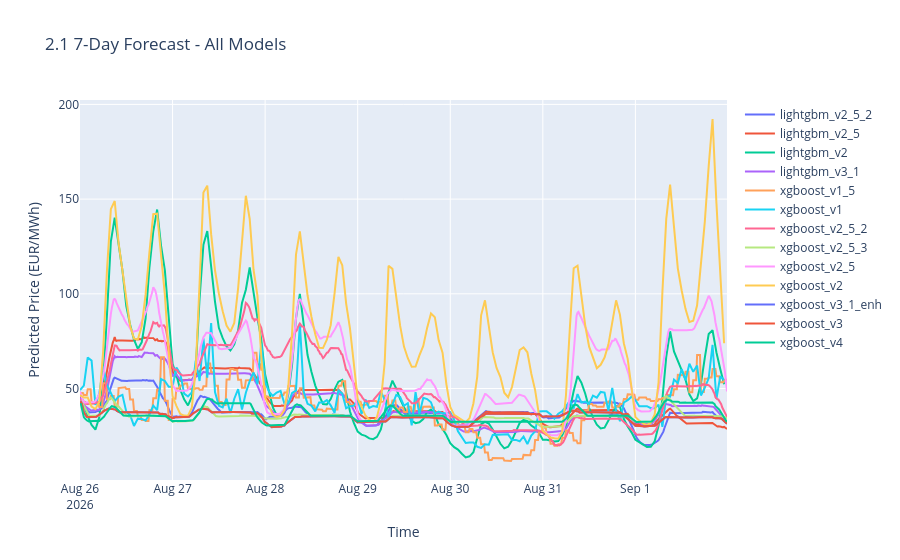

Here is the notebook cell this chart was saved with:
### Code cell
# 2.1 Latest 7-day forecast for every model on one chart
fig = go.Figure()
for name, f in forecasts.items():
    f_latest = f[f['run_date'] == f['run_date'].max()]
    fig.add_trace(go.Scatter(x=f_latest['target_datetime'], y=f_latest['predicted_price'],
                             name=name, mode='lines'))
fig.update_layout(title='2.1 7-Day Forecast - All Models ',
                  xaxis_title='Time', yaxis_title='Predicted Price (EUR/MWh)')
show(fig)

### Figure 1 — Plotly figure (JSON) as saved in the notebook; plotly's stock layout.template omitted (floating-point values rounded to 4 significant figures; data arrays with more than 128 entries replaced by an {"elided": "..."} marker saying what was removed)
{"data": [{"mode": "lines", "name": "lightgbm_v2_5_2", "type": "scatter", "x": {"elided": "672 str values"}, "y": {"elided": "672 float values"}}, {"mode": "lines", "name": "lightgbm_v2_5", "type": "scatter", "x": {"elided": "672 str values"}, "y": {"elided": "672 float values"}}, {"mode": "lines", "name": "lightgbm_v2", "type": "scatter", "x": {"elided": "168 str values"}, "y": {"elided": "168 float values"}}, {"mode": "lines", "name": "lightgbm_v3_1", "type": "scatter", "x": {"elided": "672 str values"}, "y": {"elided": "672 float values"}}, {"mode": "lines", "name": "xgboost_v1_5", "type": "scatter", "x": {"elided": "672 str values"}, "y": {"elided": "672 float values"}}, {"mode": "lines", "name": "xgboost_v1", "type": "scatter", "x": {"elided": "168 str values"}, "y": {"elided": "168 float values"}}, {"mode": "lines", "name": "xgboost_v2_5_2", "type": "scatter", "x": {"elided": "672 str values"}, "y": {"elided": "672 float values"}}, {"mode": "lines", "name": "xgboost_v2_5_3", "type": "scatter", "x": {"elided": "672 str values"}, "y": {"elided": "672 float values"}}, {"mode": "lines", "name": "xgboost_v2_5", "type": "scatter", "x": {"elided": "672 str values"}, "y": {"elided": "672 float values"}}, {"mode": "lines", "name": "xgboost_v2", "type": "scatter", "x": {"elided": "168 str values"}, "y": {"elided": "168 float values"}}, {"mode": "lines", "name": "xgboost_v3_1_enh", "type": "scatter", "x": {"elided": "672 str values"}, "y": {"elided": "672 float values"}}, {"mode": "lines", "name": "xgboost_v3", "type": "scatter", "x": {"elided": "672 str values"}, "y": {"elided": "672 float values"}}, {"mode": "lines", "name": "xgboost_v4", "type": "scatter", "x": {"elided": "672 str values"}, "y": {"elided": "672 float values"}}], "layout": {"title": {"text": "2.1 7-Day Forecast - All Models "}, "xaxis": {"title": {"text": "Time"}}, "yaxis": {"title": {"text": "Predicted Price (EUR/MWh)"}}}}
